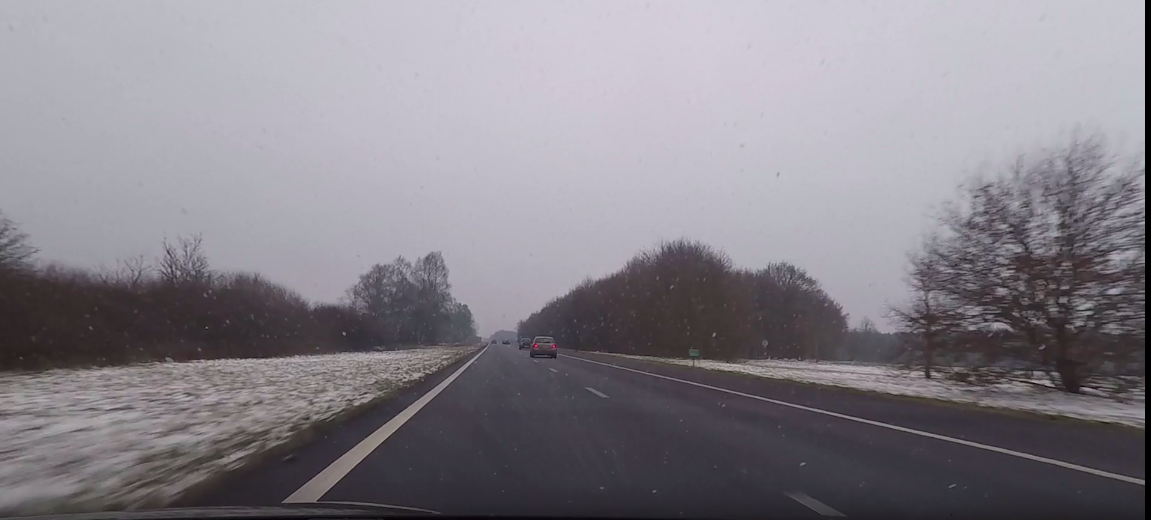
#> input picture roads/road10.png, 1151 x 520 px
$ python test.py
#> lines starting #> are read from the running program, lines starting #| are printed output that depends on the picture; after the words box and inside, x2 and y2 are one past the last pixel; in counts of white or black regions, pixels touching at a corner belong together; long printed decimals are rounded
### utils.py
import typing as tp
import numpy as np
import cv2 as cv


# definitions on ausiliary functions

# function to perform the conversion between polar and cartesian coordinates
def polar2cartesian(radius: np.ndarray, angle: np.ndarray) -> tp.Tuple[np.ndarray]:
    return radius * np.array([np.cos(angle), np.sin(angle)]), np.array([np.sin(angle), -np.cos(angle)])
# funtion to add lines to an image
def draw_lines(img: np.ndarray, lines: np.ndarray, color: tp.List[int] = [0, 0, 255], thickness: int = 1) -> tp.Tuple[np.ndarray]:
    new_image = np.copy(img)
    empty_image = np.zeros(img.shape[:2])

    if len(lines.shape) == 1:
        lines = lines[None, ...]

    # draw found lines
    for rho, theta in lines:
        cx, direction = polar2cartesian(rho, theta)
        pt1 = np.round(cx + 10000*direction).astype(int)
        pt2 = np.round(cx - 10000*direction).astype(int)
        empty_image = cv.line(img=empty_image,pt1=pt1, pt2=pt2, color=255, thickness=thickness)

    # keep lower part of each line until intersection
    mask_lines = empty_image != 0
    max_line = 0
    valid = flag = False # check that we found 2 lines at least once before
    for i, line in enumerate(mask_lines): # iterate each line and search for a batch of contiguous idxs
        indices = np.argwhere(line)
        if len(indices) > 1:
            flag = True
            for ii in range(len(indices)-1):
                flag = flag and indices[ii+1] == indices[ii] + 1
                if not flag:
                    valid = True
                    break
                if valid:
                    max_line = i
        elif len(indices) == 1 and valid:
            max_line = i
        if flag and valid:
            break

    mask_boundaries = np.zeros_like(empty_image)
    mask_boundaries[max_line:] = 1
    mask = (mask_lines * mask_boundaries).astype(bool)

    new_image[mask_lines] = np.array(color)

    return new_image, mask

# function that given the image and the mask of the lines, fill the area between the lines
# [48 lines left out: functions fill_lines, fill_between_lines, not called in this run]

def cluster_lines(lines, rho_thresh=10, theta_thresh=np.deg2rad(15)):
    clusters = []

    for rho, theta in lines:
        for i, cluster in enumerate(clusters):
            rho_c = cluster[:, 0].mean()
            theta_c = cluster[:, 1].mean()

            if abs(rho - rho_c) < rho_thresh and abs(theta - theta_c) < theta_thresh:
                clusters[i] = np.vstack([cluster, [rho, theta]])
                break
        else:
            clusters.append(np.array([[rho, theta]]))

    return clusters


# [16 lines left out: functions pointsum_in_line, points_in_line, not called in this run]

def is_road_line(line, image, tol=7, offset=15, min_delta_L=12):
    """
    Simple road line validation using relative LAB lightness.
    """

    rho, theta = line
    h, w = image.shape[:2]

    # --- 1. Sample pixels close to the line
    ys, xs = np.indices((h, w))
    dist = np.abs(xs * np.cos(theta) + ys * np.sin(theta) - rho)
    line_mask = dist < tol

    xs_line = xs[line_mask]
    ys_line = ys[line_mask]

    if len(xs_line) < 50:
        return False

    # --- 2. Convert to LAB
    lab = cv.cvtColor(image, cv.COLOR_BGR2LAB)

    L_line = lab[ys_line, xs_line, 0].astype(np.float32)

    # --- 3. Sample background pixels (above and below the line)
    nx = np.cos(theta)
    ny = np.sin(theta)

    xs_bg1 = (xs_line + offset * nx).astype(int)
    ys_bg1 = (ys_line + offset * ny).astype(int)

    xs_bg2 = (xs_line - offset * nx).astype(int)
    ys_bg2 = (ys_line - offset * ny).astype(int)

    # keep only valid pixels
    valid1 = (xs_bg1 >= 0) & (xs_bg1 < w) & (ys_bg1 >= 0) & (ys_bg1 < h)
    valid2 = (xs_bg2 >= 0) & (xs_bg2 < w) & (ys_bg2 >= 0) & (ys_bg2 < h)

    L_bg = np.concatenate([
        lab[ys_bg1[valid1], xs_bg1[valid1], 0],
        lab[ys_bg2[valid2], xs_bg2[valid2], 0]
    ]).astype(np.float32)

    if len(L_bg) == 0:
        return False

    # --- 4. Relative brightness test
    delta_L = np.mean(L_line) - np.mean(L_bg)

    return delta_L > min_delta_L


# [6 lines left out: function is_dash, not called in this run]

### test.py
import typing as tp
import numpy as np
import cv2 as cv
from matplotlib import pyplot as plt
from utils import is_dash,is_road_line, draw_lines, cluster_lines, fill_between_lines, fill_lines, pointsum_in_line, polar2cartesian, points_in_line

image = cv.imread("./roads/road10.png")
#> image is the input picture: shape (520, 1151, 3); mean B, G, R 137.1, 129.4, 133.4
roi = image[220:,300:900,:]
print(image.shape)
#| (520, 1151, 3)
cv.namedWindow("original_img")
cv.imshow("original_img", roi)
cv.waitKey(0)
cv.destroyAllWindows()

gray_img = cv.cvtColor(roi, cv.COLOR_BGR2GRAY)
cv.namedWindow("gray_img")
cv.imshow("gray_img", gray_img)
cv.waitKey(0)
cv.destroyAllWindows()

th, tl = 250, 40 #default value for image 1: 850, 410
edges = cv.Canny(roi, tl, th, apertureSize=3)
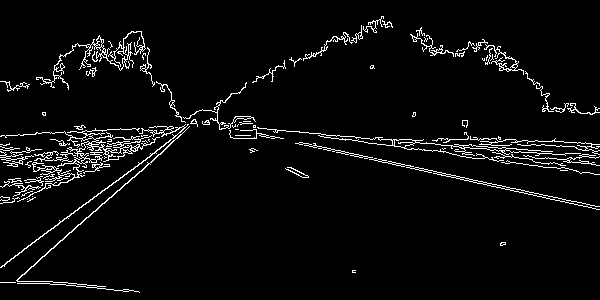
#> edges: shape (300, 600); 4.4% white in thin lines or dots
cv.namedWindow("edges"),
cv.imshow("edges", edges)
cv.waitKey(0)
cv.destroyAllWindows()

lines1_polar = cv.HoughLines(edges, rho=0.8, theta=np.pi/180, threshold=40, min_theta=0, max_theta=np.pi*5/12)
#> lines1_polar = 171 rows, first 8: [213.6, 0.925], [220.8, 0.855], [214.4, 0.942], [220, 0.838], [187.2, 1.1], [184.8, 1.12], [188, 1.12], [183.2, 1.13]
#since theta varies from 0=vertical to np.pi and we want that theta belongs to roughly -50deg,+50deg we need to split lines calc
lines2_polar = cv.HoughLines(edges, rho=0.8, theta=np.pi/180, threshold=40, min_theta=np.pi*7/12, max_theta=np.pi)
#> lines2_polar = 74 rows, first 8: [13.6, 1.83], [17.6, 1.83], [48, 1.83], [52, 1.83], [53.6, 1.83], [49.6, 1.83], [56, 1.83], [26.4, 1.83]
#best values for road1b: rho=0.8, theta=np.pi/180, threshold=80, min_theta=np.pi*7/12, max_theta=np.pi

line_img, mask1 = draw_lines(roi, lines1_polar[:,0])
#> the loop in draw_lines, `for rho, theta in lines:` made 171 passes
#> (rho, theta, cx, direction, pt1, pt2) on passes 1 to 3: (213.6, 0.925, [128.5, 170.6], [0.799, -0.602], [8115, -5848], [-7858, 6189]), (220.8, 0.855, [144.9, 166.6], [0.755, -0.656], [7692, -6394], [-7402, 6727]), (214.4, 0.942, [126, 173.5], [0.809, -0.588], [8216, -5704], [-7964, 6051])
line_img, mask2 = draw_lines(line_img, lines2_polar[:,0])
#> call 2 of draw_lines, with lines = array of shape (74, 2), thickness = 1
#> the loop in draw_lines (call 2), `for rho, theta in lines:` made 74 passes
#> (rho, theta, cx, direction, pt1, pt2) on passes 1 to 6: (13.6, 1.83, [-3.52, 13.14], [0.966, 0.259], [9656, 2601], [-9663, -2575]), (17.6, 1.83, [-4.56, 17], [0.966, 0.259], [9655, 2605], [-9664, -2571]), (48, 1.83, [-12.42, 46.36], [0.966, 0.259], [9647, 2635], [-9672, -2542]), (52, 1.83, [-13.46, 50.23], [0.966, 0.259], [9646, 2638], [-9673, -2538]), (53.6, 1.83, [-13.87, 51.77], [0.966, 0.259], [9645, 2640], [-9673, -2536]), (49.6, 1.83, [-12.84, 47.91], [0.966, 0.259], [9646, 2636], [-9672, -2540])
#> after the loop in draw_lines (call 2), `for rho, theta in lines:`:
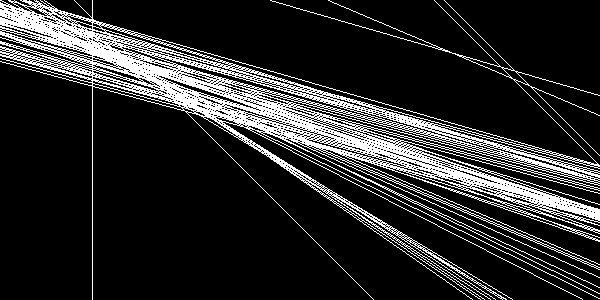
#> empty_image: shape (300, 600) float64; 16.6% white in thin lines or dots
#> in draw_lines (call 2), `new_image[mask_lines] = np.array(color)`:
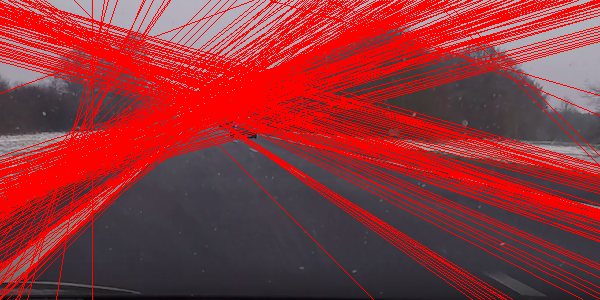
#> new_image: shape (300, 600, 3); mean B, G, R 58, 52.9, 144.5
cv.namedWindow("line_img"),
cv.imshow("line_img", line_img)
cv.waitKey(0)
cv.destroyAllWindows()


clusters_1 = cluster_lines(lines1_polar[:,0], rho_thresh= 3, theta_thresh=np.deg2rad(6))
#> the loop in cluster_lines, `for rho, theta in lines:` made 171 passes
#> after the loop in cluster_lines, `for rho, theta in lines:`: clusters = 51 point arrays, longest 13 points
#> clusters_1 = 51 point arrays, longest 13 points
clusters_2 = cluster_lines(lines2_polar[:,0], rho_thresh= 3, theta_thresh=np.deg2rad(6))
#> the loop in cluster_lines (call 2), `for rho, theta in lines:` made 74 passes
#> clusters_2 = 31 items

rep_lines_1 = np.array([
    [c[:,0].mean(), c[:,1].mean()]
    for c in clusters_1
])
#> rep_lines_1 = 51 pairs, first value 86.4 to 225.6, second value 0 to 1.31
rep_lines_2 = np.array([
    [c[:,0].mean(), c[:,1].mean()]
    for c in clusters_2
])
#> rep_lines_2 = 31 pairs, first value -313.6 to 59.2, second value 1.83 to 3.14

rep_lines = np.vstack((rep_lines_1, rep_lines_2))
#> rep_lines = 82 pairs, first value -313.6 to 225.6, second value 0 to 3.14


cluster_lines_img, mask1 = draw_lines(roi, rep_lines)
#> call 3 of draw_lines, with lines = array of shape (82, 2), thickness = 1
#> the loop in draw_lines (call 3), `for rho, theta in lines:` made 82 passes
#> (rho, theta) on passes 4 to 11: (182, 1.19), (177.6, 1.18), (191.5, 1.13), (171.5, 1.18), (177.8, 1.27), (174.9, 1.26), (186.4, 1.29), (170.4, 1.3)
#> in draw_lines (call 3), `new_image[mask_lines] = np.array(color)`:
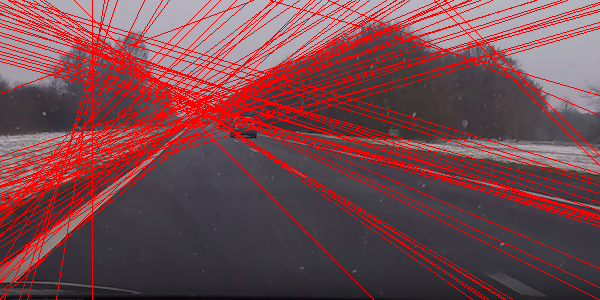
#> new_image: shape (300, 600, 3); mean B, G, R 79.3, 72.9, 118.5


cv.namedWindow("cluster_lines_img")
cv.imshow("cluster_lines_img", cluster_lines_img)
cv.waitKey(0)
cv.destroyAllWindows()

street_lines = []

for line in rep_lines:
    if  is_road_line(line, roi, offset=10, min_delta_L=5):
        street_lines.append(line)
#> this loop made 82 passes
#> line on passes 1 to 8: [214.2, 0.951], [220.7, 0.835], [187.1, 1.14], [182, 1.19], [177.6, 1.18], [191.5, 1.13], [171.5, 1.18], [177.8, 1.27]
#> pass 1, in is_road_line, `ys, xs = np.indices((h, w))`:
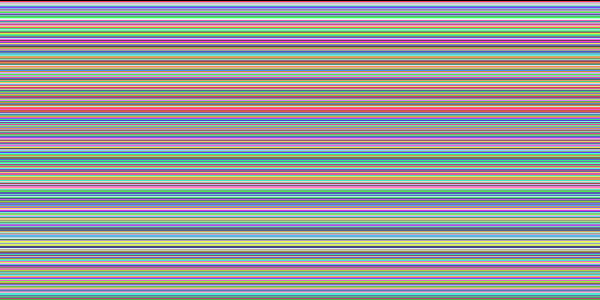
#> ys: shape (300, 600) int64; 300 distinct labels, from 0 to 299; one colour per label, 0 black
print(street_lines)
#> (printed output is left out)
street_lines = np.array(street_lines)
print("lol", street_lines)
#| lol [[220.667      0.8348 ]
#|  [215.467      0.8029]
#|  [168.           1.178 ]
#|  [210.           0.8378]
#|  [222.400      0.9948]
#|  [ -6.4          1.862 ]]
street_lines_img, street_line_mask = draw_lines(roi, street_lines)
#> call 4 of draw_lines, with lines = array of shape (6, 2), thickness = 1
#> the loop in draw_lines (call 4), `for rho, theta in lines:` made 6 passes
#> (rho, theta) on passes 1 to 6: (220.7, 0.835), (215.5, 0.803), (168, 1.18), (210, 0.838), (222.4, 0.995), (-6.4, 1.86)
#> after the loop in draw_lines (call 4), `for rho, theta in lines:`:
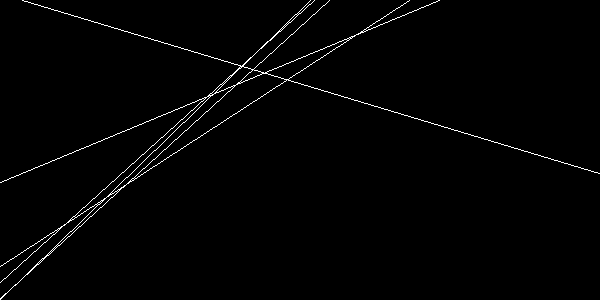
#> empty_image: shape (300, 600) float64; 1.3% white in thin lines or dots
#> in draw_lines (call 4), `new_image[mask_lines] = np.array(color)`:
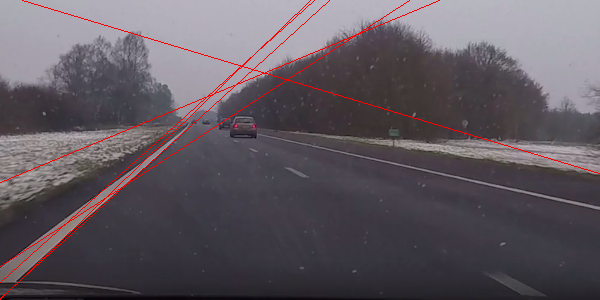
#> new_image: shape (300, 600, 3); mean B, G, R 95.9, 88.5, 96.4

cv.namedWindow("street_lines_img")
cv.imshow("street_lines_img", street_lines_img)
cv.waitKey(0)
cv.destroyAllWindows()

$ run again, with roads/road11.png copied over roads/road10.png
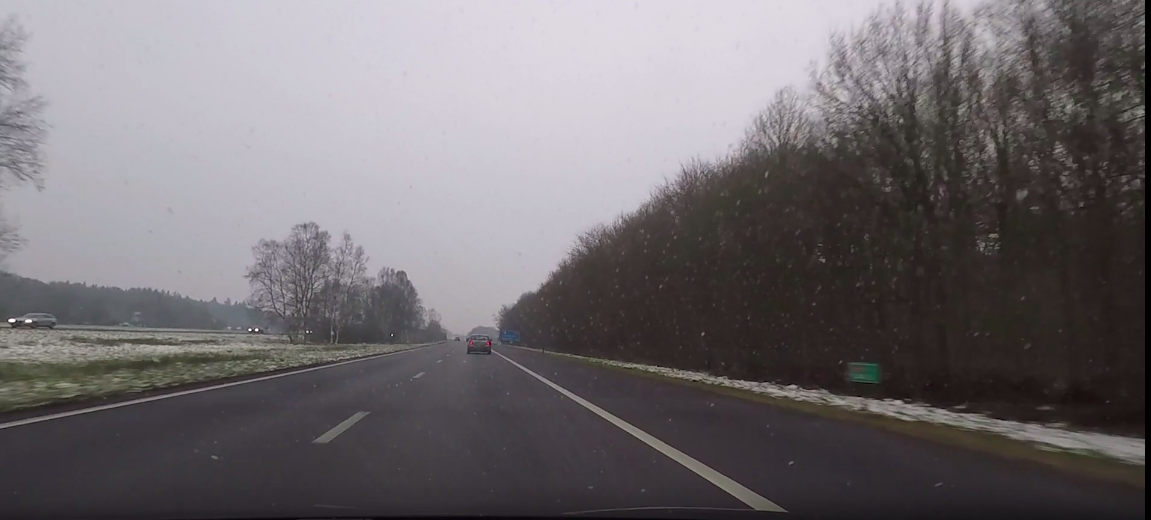
#> input picture roads/road11.png, 1151 x 520 px
#> image is the input picture: shape (520, 1151, 3); mean B, G, R 111.3, 107.9, 112.6
#| (520, 1151, 3)
#> `edges = cv.Canny(roi, tl, th, apertureSize=3)`:
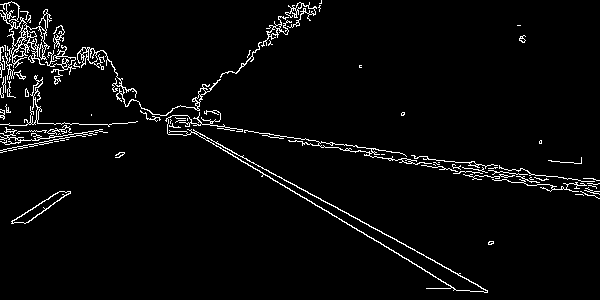
#> edges: shape (300, 600); 3.5% white in thin lines or dots
#> lines1_polar = 85 rows, first 8: [194.4, 0.925], [196, 0.942], [216, 0.785], [188.8, 0.96], [210.4, 0.785], [192.8, 0.908], [8.8, 0], [190.4, 0.977]
#> lines2_polar = 230 rows, first 8: [12.8, 2.11], [25.6, 2.06], [17.6, 2.08], [4, 2.13], [5.6, 2.13], [8.8, 2.09], [31.2, 2.04], [7.2, 2.13]
#> the loop in draw_lines, `for rho, theta in lines:` made 85 passes
#> (rho, theta, cx, direction, pt1, pt2) on passes 1 to 5: (194.4, 0.925, [117, 155.3], [0.799, -0.602], [8103, -5863], [-7869, 6173]), (196, 0.942, [115.2, 158.6], [0.809, -0.588], [8205, -5719], [-7975, 6036]), (216, 0.785, [152.7, 152.7], [0.707, -0.707], [7224, -6918], [-6918, 7224]), (188.8, 0.96, [108.3, 154.7], [0.819, -0.574], [8300, -5581], [-8083, 5890]), (210.4, 0.785, [148.8, 148.8], [0.707, -0.707], [7220, -6922], [-6922, 7220])
#> mask_lines: shape (300, 600) bool; 9.5% white; 1 white region, box (x1, y1, x2, y2) and area: (0, 0, 579, 300) 17023
#> mask: shape (300, 600) bool; 0.04% white in thin lines or dots, all inside (x1, y1, x2, y2) = (0, 297, 57, 300)
#> new_image: shape (300, 600, 3); mean B, G, R 64.3, 62.1, 91.3
#> the loop in draw_lines (call 2), `for rho, theta in lines:` made 230 passes
#> (rho, theta, cx, direction, pt1, pt2) on passes 1 to 3: (12.8, 2.11, [-6.59, 10.97], [0.857, 0.515], [8565, 5161], [-8578, -5139]), (25.6, 2.06, [-12.02, 22.6], [0.883, 0.469], [8817, 4717], [-8841, -4672]), (17.6, 2.08, [-8.53, 15.39], [0.875, 0.485], [8738, 4863], [-8755, -4833])
#> mask_lines: shape (300, 600) bool; 32.4% white; 1 white region, box (x1, y1, x2, y2) and area: (0, 0, 600, 300) 58329
#> mask: shape (300, 600) bool; 29% white; 1 white region, box (x1, y1, x2, y2) and area: (0, 68, 600, 300) 52192
#> the loop in cluster_lines, `for rho, theta in lines:` made 85 passes
#> after the loop in cluster_lines, `for rho, theta in lines:`: clusters = 32 point arrays, longest 7 points
#> the loop in cluster_lines (call 2), `for rho, theta in lines:` made 230 passes
#> clusters_2 = 55 point arrays, longest 14 points
#> rep_lines_1 = 32 pairs, first value 0 to 230.4, second value 0 to 1.31
#> rep_lines_2 = 55 pairs, first value -39.2 to 64.8, second value 1.83 to 3.14
#> rep_lines = 87 pairs, first value -39.2 to 230.4, second value 0 to 3.14
#> mask_lines: shape (300, 600) bool; 15.4% white in thin lines or dots
#> mask_boundaries: shape (300, 600) float64; values 0 (black) and 1 (white), 3% white; 1 white region, box (x1, y1, x2, y2) and area: (0, 291, 600, 300) 5400
#> mask: shape (300, 600) bool; 0.29% white in thin lines or dots, all inside (x1, y1, x2, y2) = (0, 291, 600, 300)
#> new_image: shape (300, 600, 3); mean B, G, R 59.5, 57.5, 101.4
#> the loop `for line in rep_lines:` made 87 passes
#> line on passes 1 to 8: [193.9, 0.969], [214.8, 0.794], [189.2, 0.964], [208.6, 0.825], [8.4, 0.0233], [200.6, 0.883], [222.8, 0.742], [4, 0]
#| [array([-10.8      ,   2.147], dtype=float32), array([-23.2      ,   2.182], dtype=float32)]
#| lol [[-10.8         2.147]
#|  [-23.2         2.182]]
#> the loop in draw_lines (call 4), `for rho, theta in lines:` made 2 passes
#> (rho, theta) on passes 1 to 2: (-10.8, 2.15), (-23.2, 2.18)
#> mask_lines: shape (300, 600) bool; 0.48% white in thin lines or dots, all inside (x1, y1, x2, y2) = (20, 0, 482, 300)
#> mask_boundaries: shape (300, 600) float64; values 0 (black) and 1 (white), 46.3% white; 1 white region, box (x1, y1, x2, y2) and area: (0, 161, 600, 300) 83400
#> mask: shape (300, 600) bool; 0.22% white in thin lines or dots, all inside (x1, y1, x2, y2) = (268, 161, 482, 300)
#> in draw_lines (call 4), `new_image[mask_lines] = np.array(color)`:
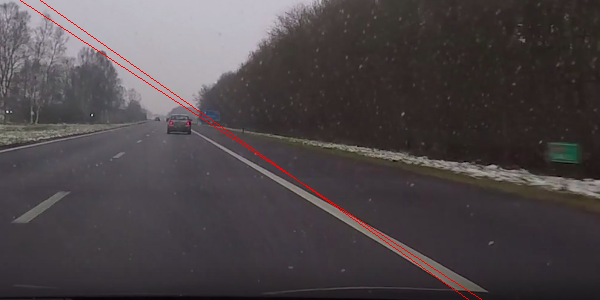
#> new_image: shape (300, 600, 3); mean B, G, R 72.7, 70.1, 76.8
